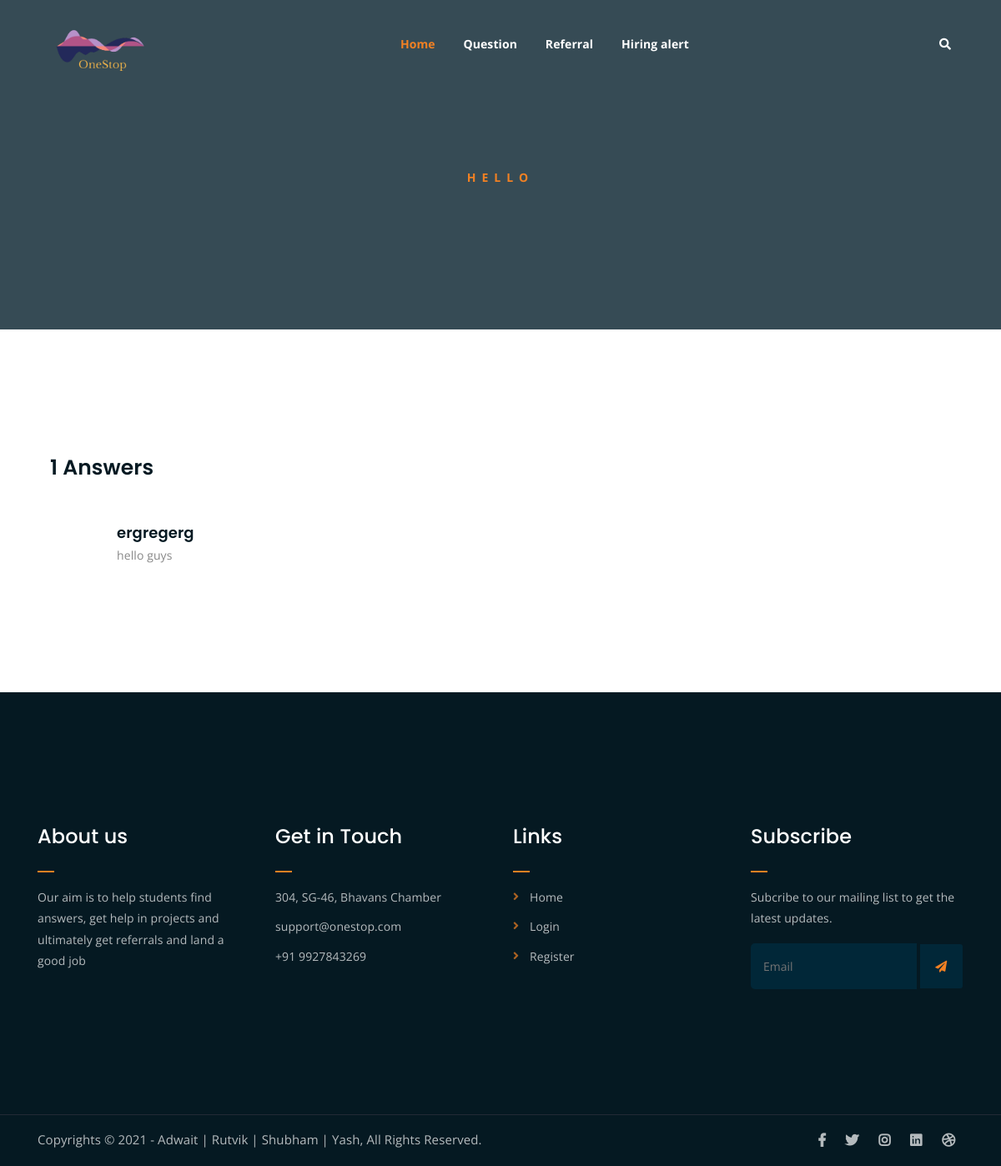
The page /Student/answer/7/ on the database as committed earlier.
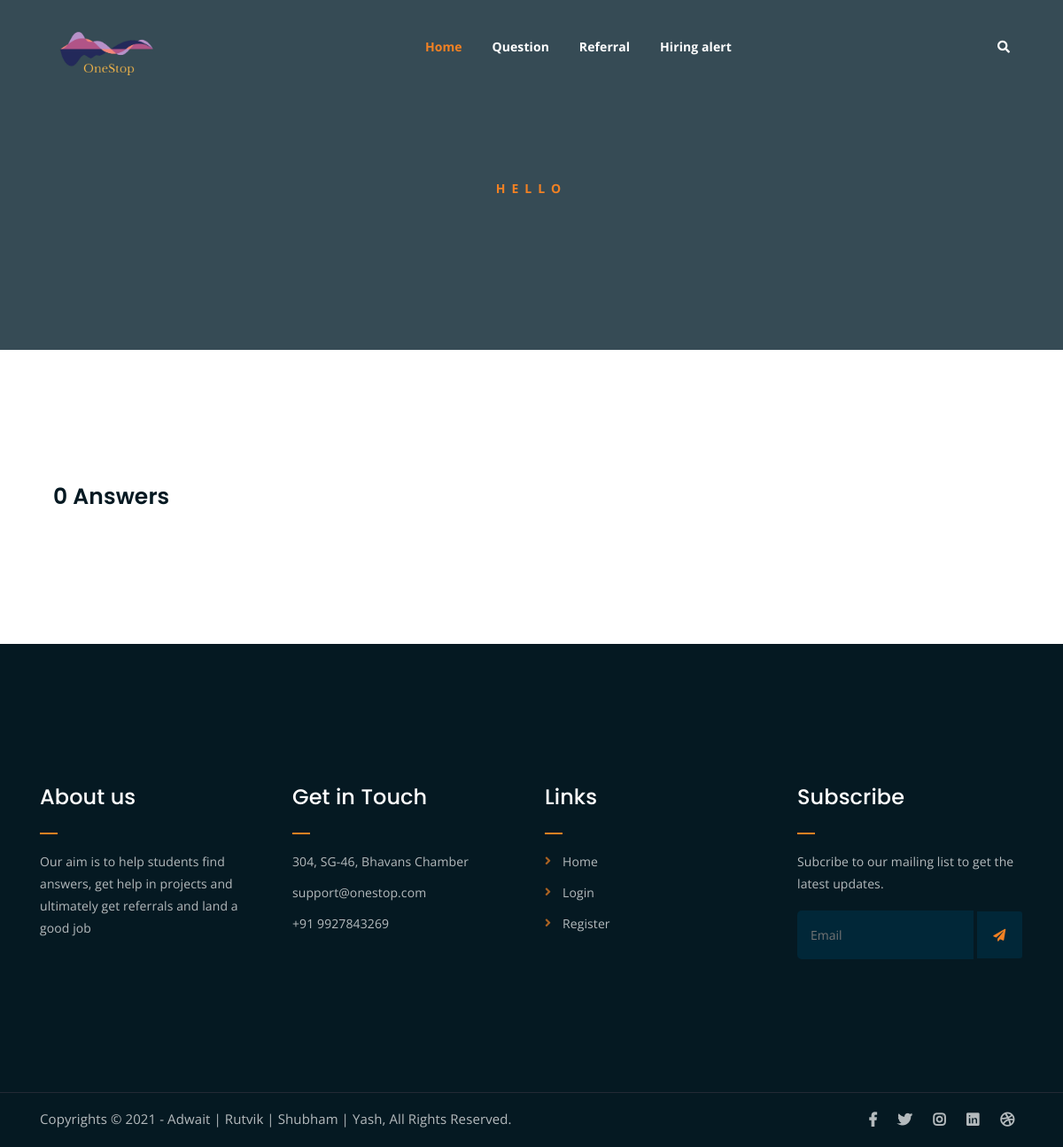
The same page on the database as committed later.
### main/models.py (models this page shows)
class Answer(models.Model):
    question = models.ForeignKey(Question,on_delete=models.CASCADE)
    description = models.TextField()
    image = models.ImageField(upload_to='mainapp/question_images/', null=True)
    student = models.ForeignKey(User, on_delete=models.CASCADE)
    date_posted = models.DateTimeField(default=datetime.datetime.now())

class Question(models.Model):
    title = models.CharField(max_length=500)
    description = models.TextField()
    image = models.ImageField(upload_to='mainapp/question_images/', null=True)
    student = models.ForeignKey(User, on_delete=models.CASCADE)
    date_posted = models.DateTimeField(default=datetime.datetime.now)

### main/views.py (the view)
def StudentAnswerListView(request, pk):
    context = {
        "student": Student.objects.filter(user__pk=pk).first(),
        "answers": Answer.objects.filter(student__pk=pk),
    }
    print("in student")
    return render(request, "main/profile_ans.html", context)

### main/templates/main/profile_ans.html (shortened to what this page needs)
{% extends "main/base.html" %}
{% block content%}
<div class="breadcrumb-section breadcrumb-bg">
    <div class="container">
        <div class="row">
            <div class="col-lg-8 offset-lg-2 text-center">
                <div class="breadcrumb-text">
                    <p>Hello</p>
                </div>
            </div>
        </div>
    </div>
</div>
<div class="contact-from-section mt-150 mb-150">
    <div class="container">
            <div class="col-lg-8 mb-5 mb-lg-0">
                <div class="comments-list-wrap">
                    <h3 class="comment-count-title">{{ answers.count }} Answers</h3>
                    <div class="comment-list">
                        {%for ans in answers%}
                        <div class="single-comment-body">
                            <div class="comment-text-body">
                                <a href="{%url 'Questions-detail' ans.question.id %}" >
                                    <h4>{{ans.question.title}}  </h4>
                                </a>
                                <p>{{ans.description}}</p>
                            </div>
                        </div>
                        {%endfor%}
                    </div>
                </div>
            </div>
        </div>
</div>
{% endblock content%}

Rows that differ between the two databases and show on the page:
removed Answer: question "ergregerg", description "hello guys"
Other text that changed with them:
{{ answers.count }}: "1" → "0"
